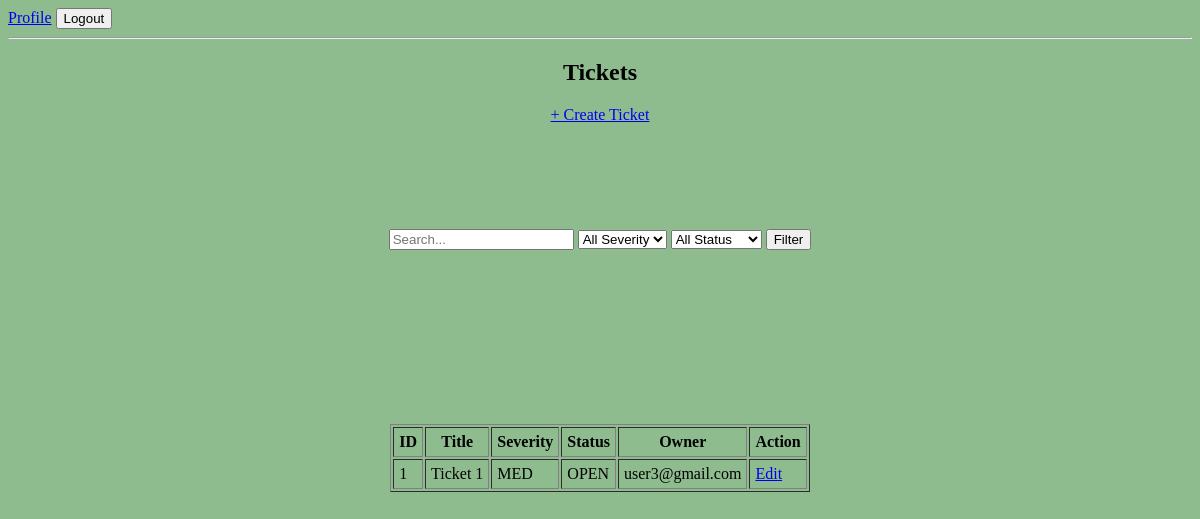
Screenshot of /tickets (signed in) with the database file from the repository.
### tables this page shows
CREATE TABLE tickets(
    id INTEGER PRIMARY KEY AUTOINCREMENT,
    title STRING NOT NULL,
    description TEXT NOT NULL,
    severity STRING NOT NULL,
    status STRING NOT NULL,
    owner_id INTEGER NOT NULL,
    created_at TIMESTAMP NOT NULL default current_timestamp,
    updated_at TIMESTAMP NOT NULL default current_timestamp,
    FOREIGN KEY(owner_id) REFERENCES users(id),
    CONSTRAINT chk_TicketSeverity CHECK (upper(severity) = 'LOW' or upper(severity) = 'MED' or upper(severity) = 'HIGH'),
    CONSTRAINT chk_TicketStatus CHECK (upper(status) = 'OPEN' or upper(status) = 'IN_PROGRESS' or upper(status) = 'RESOLVED')
);

CREATE TABLE users (
    id INTEGER PRIMARY KEY AUTOINCREMENT,
    email STRING UNIQUE NOT NULL,
    password_hash STRING NOT NULL,
    role STRING NOT NULL,
    created_at TIMESTAMP NOT NULL default current_timestamp,
    locked BOOLEAN NOT NULL default false,
    CONSTRAINT chk_UserRole CHECK (upper(role) = 'ANALYST' or upper(role) = 'MANAGER')
);

### app.py (the view)
@app.route("/tickets")
def list_tickets():
    login_required()
    user = current_user()
    db = get_db()
    search = request.args.get("search", "")
    severity = request.args.get("severity", "")
    status = request.args.get("status", "")
    query = """
    SELECT tickets.*, users.email AS owner_email
    FROM tickets
    JOIN users ON tickets.owner_id = users.id
    WHERE 1=1
    """
    params = []
    if not is_manager(user):
        query += " AND owner_id = ?"
        params.append(user["id"])
    if search:
        query += " AND (title LIKE ? OR description LIKE ?)"
        params.extend([f"%{search}%", f"%{search}%"])
    if severity:
        query += " AND severity = ?"
        params.append(severity)
    if status:
        query += " AND status = ?"
        params.append(status)
    tickets = db.execute(query, params).fetchall()
    return render_template("tickets.html", tickets=tickets)

### app.py (called while the page is built)
@app.teardown_appcontext
def teardown_db(exception):
    close_db(exception)

def current_user():
    uid = session.get("user_id")
    if not uid:
        return None
    db = get_db()
    return db.execute("SELECT * FROM users WHERE id = ?", (uid,)).fetchone()

def login_required():
    if not session.get("user_id"):
        abort(401)

def is_manager(user):
    return user["role"].upper() == "MANAGER"

### database.py (called while the page is built)
def get_db():
    if "db" not in g:
        g.db = sqlite3.connect(DB_PATH)
        g.db.row_factory = sqlite3.Row
    return g.db

### templates/tickets.html (shortened to what this page needs)
{% extends "base.html" %}
{% block content %}
<h2>Tickets</h2>
<p><a href="{{ url_for('create_ticket') }}">+ Create Ticket</a></p>
<div class="form">
<form method="get">
    <input type="text" name="search" placeholder="Search..." value="{{ request.args.get('search', '') }}">
    <select name="severity">
        <option value="">All Severity</option>
    </select>
    <select name="status">
        <option value="">All Status</option>
    </select>
    <button type="submit">Filter</button>
</form>
</div>
<br>
<div class="form">
<table border="1" cellpadding="5">
    <tr>
        <th>ID</th>
        <th>Title</th>
        <th>Severity</th>
        <th>Status</th>
        <th>Owner</th>
        <th>Action</th>
    </tr>
    {% for t in tickets %}
    <tr>
        <td>{{ t["id"] }}</td>
        <td>{{ t["title"] }}</td>
        <td>{{ t["severity"] }}</td>
        <td>{{ t["status"] }}</td>
        <td>{{ t["owner_email"] }}</td>
        <td>
            <a href="{{ url_for('edit_ticket', id=t['id']) }}">Edit</a>
        </td>
    </tr>
    {% endfor %}
</table>
</div>
{% endblock %}

### templates/base.html (style rules this page uses)
body { background-color: darkseagreen; }
h2 { align-content: center; color: black; text-align: center; }
.form { display: flex; justify-content: center; align-items: center; height: 200px; font-family: "Times New Roman"; }
p { align-content: center; color: black; text-align: center; }

### rows the page displays
tickets: id "1", title "Ticket 1", severity "MED", status "OPEN", owner_email "user3@gmail.com"
